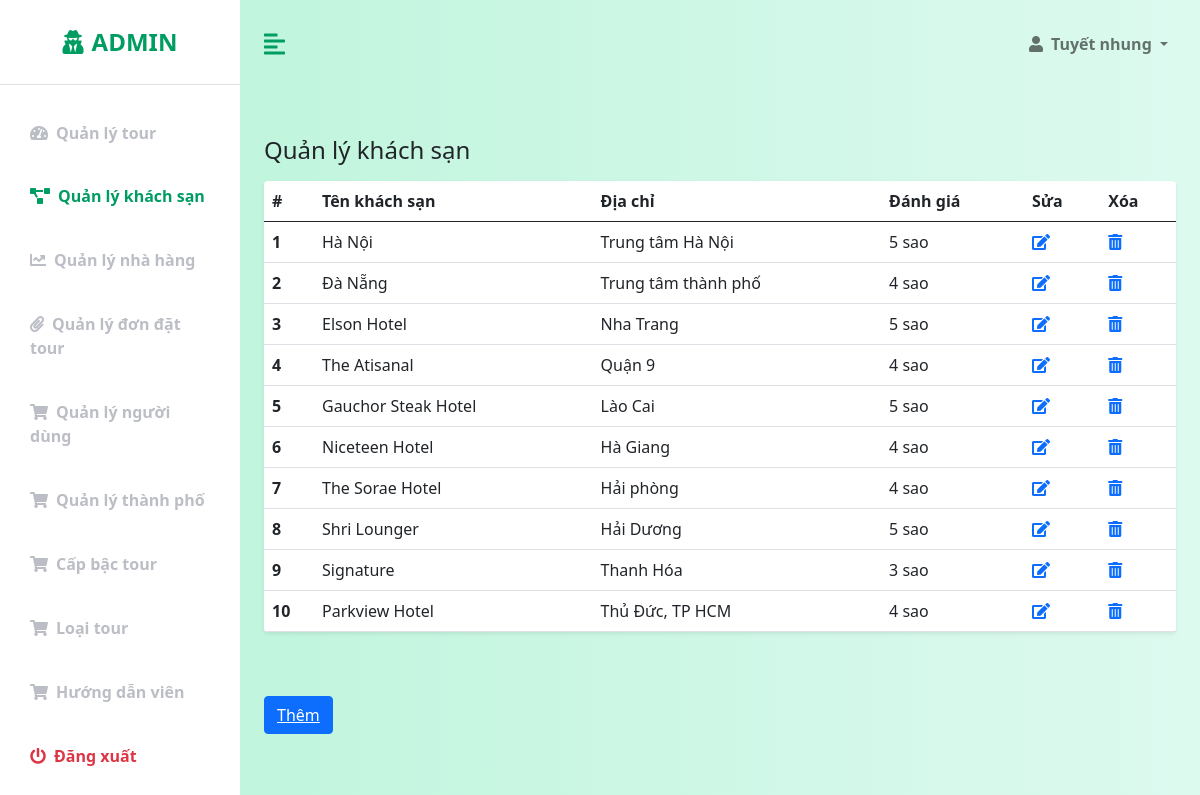
The page /admin/QLKS.php on the database its author committed.
### tables this page shows
CREATE TABLE `hotels` (
  `hotel_id` int(11) NOT NULL,
  `hotel_name` varchar(50) NOT NULL,
  `rating` float NOT NULL,
  `address` varchar(255) NOT NULL
);

### config/database-function.php (called while the page is built, shortened)
<?php
    require_once('database-connection.php');
    function simpleQuery($sql, bool $isGet = true, $params = []){
        global $conn;
        $stmt = $conn -> prepare($sql);
        $stmt -> execute();
        if($isGet){
            $record = $stmt -> get_result() -> fetch_all(MYSQLI_ASSOC);
            return $record;
        }else{
            return $stmt;
        }
    }
?>

### admin/QLKS.php (the view, shortened to what this page needs)
<?php
    require('templates-admin/header.php');
?>
            <div class="container-fluid px-4" style="margin-bottom: 20%;">
                <div class="row my-5">
                    <h3 class="fs-4 mb-3">Quản lý khách sạn</h3>
                    <div class="col">
                        <table class="table bg-white rounded shadow-sm  table-hover">
                            <thead>
                                <tr>
                                    <th scope="col" width="50">#</th>
                                    <th scope="col">Tên khách sạn</th>
                                    <th scope="col">Địa chỉ</th>
                                    <th scope="col">Đánh giá</th>
                                    <th scope="col">Sửa</th>
                                    <th scope="col">Xóa</th>
                                </tr>
                            </thead>
                            <tbody>
                                <?php
                                    $sql = "select * from hotels";
                                    $rows = simpleQuery($sql);
                                    $i = 1;
                                    foreach($rows as $row){
                                        echo '
                                            <tr>
                                                <th scope="row">'.$i.'</th>
                                                <td>'.$row["hotel_name"].'</td>
                                                <td>'.$row["address"].'</td>
                                                <td>'.$row["rating"].' sao</td>
                                                <td><a href="sua-KS.php?id='.$row["hotel_id"].'"><i class="fas fa-edit"></i></a></td>
                                                <td><a href="xoa.php?hotels=&id='.$row["hotel_id"].'"><i class="fas fa-trash-alt"></i></a></td>
                                            </tr>
                                        ';
                                        $i++;
                                    }
                                ?>
                            </tbody>
                        </table>
                    </div>
                </div>
                <button type="button" class="btn btn-primary" style="margin-bottom: 12px"><a href="them-KS.php" class="text-white">Thêm</a></button>
<?php
    include('templates-admin/footer.php')
?>

### admin/css-admin/styles.css (style rules this page uses)
:root { --main-bg-color: #009d63; --main-text-color: #009d63; --second-text-color: #bbbec5; --second-bg-color: #c1efde; }

### rows shown on the page
hotels: hotel_name "Hà Nội", address "Trung tâm Hà Nội", rating "5"
hotels: hotel_name "Đà Nẵng", address "Trung tâm thành phố", rating "4"
hotels: hotel_name "Elson Hotel", address "Nha Trang", rating "5"
hotels: hotel_name "The Atisanal", address "Quận 9", rating "4"
hotels: hotel_name "Gauchor Steak Hotel", address "Lào Cai", rating "5"
hotels: hotel_name "Niceteen Hotel", address "Hà Giang", rating "4"
hotels: hotel_name "The Sorae Hotel", address "Hải phòng", rating "4"
hotels: hotel_name "Shri Lounger", address "Hải Dương", rating "5"
hotels: hotel_name "Signature", address "Thanh Hóa", rating "3"
hotels: hotel_name "Parkview Hotel", address "Thủ Đức, TP HCM", rating "4"
